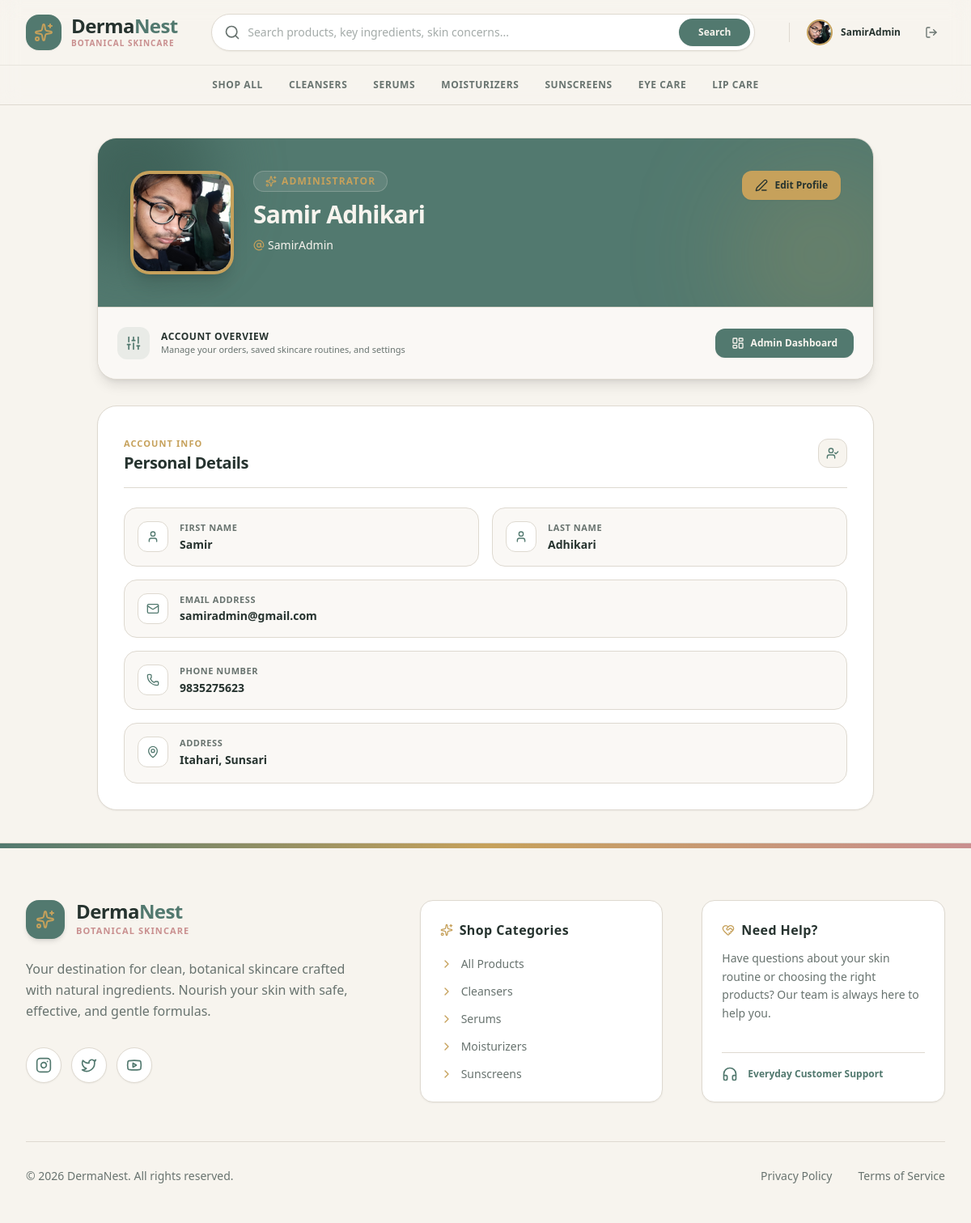
Screenshot of /profile/ (signed in) with the database file from the repository.
### dn_app/models.py (models this page shows, shortened)
class User(AbstractUser):
    phone = models.CharField(max_length=20, blank=True)
    address = models.TextField(blank=True)
    profile_picture = models.ImageField(upload_to='images/user/', blank=True, null=True)

### dn_app/views/profile_view.py (the view)
# urls.py: path('profile/', profile_view, name='profile'),
@login_required
def profile_view(request):
    return render(request, 'main/profile_page.html', {'user': request.user})

### dn_app/templates/main/profile_page.html (shortened to what this page needs)
<!DOCTYPE html>
<html lang="en">
<head>
    {% load static %}
    <link href="{% static 'css/styles.css' %}" rel="stylesheet" />
</head>
<body class="bg-[#F7F4EE] font-sans min-h-screen flex flex-col text-[#68736F] antialiased selection:bg-[#52796F] selection:text-white">
    {% include 'components/_navbar.html' %}
    <main class="flex-grow py-10 px-4 sm:px-6 lg:px-8 max-w-5xl mx-auto w-full">
        <div class="space-y-8">
            <div class="bg-[#FFFFFF] border border-[#DED9D0] rounded-3xl shadow-lg overflow-hidden">
                <div class="bg-[#52796F] p-6 sm:p-10 text-[#F7F4EE] relative overflow-hidden">
                    <div class="absolute -right-12 -bottom-12 w-56 h-56 bg-[#C6A15B]/20 rounded-full blur-3xl pointer-events-none"></div>
                    <div class="relative z-10 flex flex-col sm:flex-row items-center sm:items-start gap-6">
                        <div class="relative w-28 h-28 sm:w-32 sm:h-32 rounded-3xl bg-[#F7F4EE] border-4 border-[#C6A15B] shadow-xl overflow-hidden flex items-center justify-center text-[#52796F] shrink-0">
                            {% if user.profile_picture %}
                                <img src="{{ user.profile_picture.url }}" alt="{{ user.username }}" class="w-full h-full object-cover">
                            {% else %}
                                <i data-lucide="user" class="w-14 h-14 text-[#52796F]/60"></i>
                            {% endif %}
                        </div>
                        <div class="space-y-2.5 text-center sm:text-left flex-grow">
                            <div class="inline-flex items-center gap-1.5 px-3.5 py-1 rounded-full bg-[#F7F4EE]/10 border border-[#F7F4EE]/20 text-[#C6A15B] text-xs font-bold uppercase tracking-widest">
                                <i data-lucide="sparkles" class="w-3.5 h-3.5"></i>
                                <span>
                                    {% if user.is_staff %} Administrator {% else %} Skincare Member {% endif %}
                                </span>
                            </div>
                            <h1 class="text-2xl sm:text-3xl font-bold text-[#F7F4EE] tracking-tight">
                                {% if user.first_name or user.last_name %}
                                    {{ user.first_name }} {{ user.last_name }}
                                {% else %}
                                    {{ user.username|default:"Anonymous User" }}
                                {% endif %}
                            </h1>
                            <p class="text-xs sm:text-sm text-[#F7F4EE]/85 font-medium flex items-center justify-center sm:justify-start gap-1">
                                <i data-lucide="at-sign" class="w-3.5 h-3.5 text-[#C6A15B]"></i>
                                <span>{{ user.username|default:"member" }}</span>
                            </p>
                        </div>
                        <div class="flex flex-wrap items-center justify-center sm:justify-end gap-3 w-full sm:w-auto pt-2 sm:pt-0">
                            <a href="/profile/edit/" class="px-4 py-2.5 bg-[#C6A15B] hover:bg-[#C6A15B]/90 text-[#26332F] font-bold rounded-xl transition-all text-xs flex items-center gap-2 shadow-sm cursor-pointer">
                                <i data-lucide="edit-3" class="w-4 h-4"></i>
                                <span>Edit Profile</span>
                            </a>
                        </div>
                    </div>
                </div>
                <div class="p-4 sm:p-6 bg-[#F7F4EE]/60 border-t border-[#DED9D0] flex flex-col sm:flex-row items-center justify-between gap-4">
                    <div class="flex items-center gap-3.5">
                        <div class="w-10 h-10 rounded-xl bg-[#52796F]/10 flex items-center justify-center text-[#52796F] shrink-0">
                            <i data-lucide="sliders" class="w-5 h-5"></i>
                        </div>
                        <div>
                            <h3 class="text-xs font-bold text-[#26332F] uppercase tracking-wider">Account Overview</h3>
                            <p class="text-[11px] text-[#68736F]">Manage your orders, saved skincare routines, and settings</p>
                        </div>
                    </div>
                    {% if user.is_staff %}
                        <a href="/dashboard/admin/" class="w-full sm:w-auto px-5 py-2.5 bg-[#52796F] hover:bg-[#3F6259] text-[#F7F4EE] font-bold rounded-xl transition-all text-xs flex items-center justify-center gap-2 shadow-sm">
                            <i data-lucide="layout-dashboard" class="w-4 h-4"></i>
                            <span>Admin Dashboard</span>
                        </a>
                    {% else %}
                        <a href="/dashboard/" class="w-full sm:w-auto px-5 py-2.5 bg-[#52796F] hover:bg-[#3F6259] text-[#F7F4EE] font-bold rounded-xl transition-all text-xs flex items-center justify-center gap-2 shadow-sm">
                            <i data-lucide="layout-dashboard" class="w-4 h-4"></i>
                            <span>Go to Dashboard</span>
                        </a>
                    {% endif %}
                </div>
            </div>
            <div class="bg-[#FFFFFF] border border-[#DED9D0] rounded-3xl p-6 sm:p-8 shadow-sm space-y-6">
                <div class="border-b border-[#DED9D0] pb-4 flex items-center justify-between">
                    <div>
                        <span class="text-[11px] font-bold uppercase tracking-widest text-[#C6A15B]">Account Info</span>
                        <h2 class="text-xl font-bold text-[#26332F] tracking-tight">Personal Details</h2>
                    </div>
                    <div class="w-9 h-9 rounded-xl bg-[#F7F4EE] border border-[#DED9D0] flex items-center justify-center text-[#52796F]">
                        <i data-lucide="user-check" class="w-4 h-4"></i>
                    </div>
                </div>
                <div class="grid grid-cols-1 sm:grid-cols-2 gap-4">
                    <div class="bg-[#F7F4EE]/60 border border-[#DED9D0] p-4 rounded-2xl flex items-start gap-3.5">
                        <div class="p-2.5 rounded-xl bg-[#FFFFFF] border border-[#DED9D0] text-[#52796F] shrink-0">
                            <i data-lucide="user" class="w-4 h-4"></i>
                        </div>
                        <div>
                            <span class="text-[11px] font-bold uppercase tracking-wider text-[#68736F] block">First Name</span>
                            <p class="text-sm font-semibold text-[#26332F] mt-0.5">{{ user.first_name|default:"—" }}</p>
                        </div>
                    </div>
                    <div class="bg-[#F7F4EE]/60 border border-[#DED9D0] p-4 rounded-2xl flex items-start gap-3.5">
                        <div class="p-2.5 rounded-xl bg-[#FFFFFF] border border-[#DED9D0] text-[#52796F] shrink-0">
                            <i data-lucide="user" class="w-4 h-4"></i>
                        </div>
                        <div>
                            <span class="text-[11px] font-bold uppercase tracking-wider text-[#68736F] block">Last Name</span>
                            <p class="text-sm font-semibold text-[#26332F] mt-0.5">{{ user.last_name|default:"—" }}</p>
                        </div>
                    </div>
                    <div class="sm:col-span-2 bg-[#F7F4EE]/60 border border-[#DED9D0] p-4 rounded-2xl flex items-start gap-3.5">
                        <div class="p-2.5 rounded-xl bg-[#FFFFFF] border border-[#DED9D0] text-[#52796F] shrink-0">
                            <i data-lucide="mail" class="w-4 h-4"></i>
                        </div>
                        <div class="truncate">
                            <span class="text-[11px] font-bold uppercase tracking-wider text-[#68736F] block">Email Address</span>
                            <p class="text-sm font-semibold text-[#26332F] mt-0.5 truncate">{{ user.email|default:"user@dermanest.com" }}</p>
                        </div>
                    </div>
                    <div class="sm:col-span-2 bg-[#F7F4EE]/60 border border-[#DED9D0] p-4 rounded-2xl flex items-start gap-3.5">
                        <div class="p-2.5 rounded-xl bg-[#FFFFFF] border border-[#DED9D0] text-[#52796F] shrink-0">
                            <i data-lucide="phone" class="w-4 h-4"></i>
                        </div>
                        <div>
                            <span class="text-[11px] font-bold uppercase tracking-wider text-[#68736F] block">Phone Number</span>
                            <p class="text-sm font-semibold text-[#26332F] mt-0.5">{{ user.phone|default:"Not provided" }}</p>
                        </div>
                    </div>
                    <div class="sm:col-span-2 bg-[#F7F4EE]/60 border border-[#DED9D0] p-4 rounded-2xl flex items-start gap-3.5">
                        <div class="p-2.5 rounded-xl bg-[#FFFFFF] border border-[#DED9D0] text-[#52796F] shrink-0">
                            <i data-lucide="map-pin" class="w-4 h-4"></i>
                        </div>
                        <div>
                            <span class="text-[11px] font-bold uppercase tracking-wider text-[#68736F] block">Address</span>
                            <p class="text-sm font-semibold text-[#26332F] mt-0.5 whitespace-pre-line leading-relaxed">{{ user.address|default:"Not provided" }}</p>
                        </div>
                    </div>
                </div>
            </div>
        </div>
    </main>
    {% include 'components/_footer.html' %}
</body>
</html>

### dn_app/templates/components/_navbar.html (shortened to what this page needs)
<header class="sticky top-0 z-50 bg-[#F7F4EE]/98 backdrop-blur-md border-b border-[#DED9D0] font-sans">
  <div class="max-w-7xl mx-auto px-4 sm:px-6 lg:px-8">
    <div class="flex items-center justify-between h-20 gap-6">
      <a href="/" class="flex items-center gap-3 group shrink-0">
        <div class="w-11 h-11 rounded-2xl bg-[#52796F] text-[#FFFFFF] flex items-center justify-center shadow-sm group-hover:bg-[#3F6259] transition-all duration-300">
          <i data-lucide="sparkles" class="w-6 h-6 text-[#C6A15B]"></i>
        </div>
        <div class="flex flex-col">
          <span class="text-2xl font-bold tracking-tight text-[#26332F] leading-none">Derma<span class="text-[#52796F]">Nest</span></span>
          <span class="text-[10px] font-bold text-[#C98F8F] tracking-widest uppercase mt-0.5">Botanical Skincare</span>
        </div>
      </a>
      <div class="flex-1 max-w-2xl mx-4 hidden md:block">
        <form action="/products/" method="GET" class="relative group">
          <input type="text" name="search" value="{{ request.GET.search }}" placeholder="Search products, key ingredients, skin concerns..."
            class="w-full bg-[#FFFFFF] border border-[#DED9D0] rounded-full pl-11 pr-28 py-3 text-sm text-[#26332F] placeholder-[#68736F]/60 focus:outline-none focus:border-[#52796F] focus:ring-2 focus:ring-[#52796F]/20 shadow-sm transition-all">
          <div class="absolute inset-y-0 left-0 pl-4 flex items-center pointer-events-none text-[#68736F] group-focus-within:text-[#52796F]">
          </div>
          <button type="submit" class="absolute inset-y-1.5 right-1.5 px-6 bg-[#52796F] hover:bg-[#3F6259] text-[#F7F4EE] text-xs font-bold rounded-full flex items-center justify-center transition-all shadow-sm">
            Search
          </button>
        </form>
      </div>
      <div class="flex items-center gap-3 sm:gap-4 shrink-0">
        {% if user.is_authenticated %}
          <div class="flex items-center gap-2">
            <a href="/profile/" class="flex items-center gap-2.5 group p-1 pr-3 rounded-full hover:bg-[#FFFFFF] transition-all border border-transparent hover:border-[#DED9D0]">
              {% if user.profile_picture %}
                <img src="{{ user.profile_picture.url }}" alt="Profile" class="w-8 h-8 rounded-full object-cover border-2 border-[#C6A15B]">
              {% else %}
                <div class="w-8 h-8 rounded-full bg-[#F7F4EE] border-2 border-[#C6A15B] flex items-center justify-center text-[#52796F]">
                  <i data-lucide="user" class="w-4 h-4"></i>
                </div>
              {% endif %}
              <span class="text-xs font-bold hidden lg:block text-[#26332F] group-hover:text-[#52796F] transition-colors">{{ user.username }}</span>
            </a>
            <button type="button" onclick="openLogoutModal()" class="p-2 text-[#68736F] hover:text-[#B85C62] hover:bg-[#FFFFFF] rounded-full border border-transparent hover:border-[#DED9D0] transition-colors cursor-pointer" title="Log Out">
              <i data-lucide="log-out" class="w-4 h-4"></i>
            </button>
          </div>
        {% endif %}
      </div>
    </div>
  </div>
  <div class="border-t border-[#DED9D0]/60 bg-[#F7F4EE]/60 hidden md:block">
    <div class="max-w-7xl mx-auto px-4 sm:px-6 lg:px-8">
      <nav class="flex items-center justify-center gap-8 py-3 text-xs font-bold uppercase tracking-wider text-[#68736F]">
        <a href="/products/" class="whitespace-nowrap hover:text-[#52796F] transition-all py-1 relative after:absolute after:bottom-0 after:left-0 after:w-0 after:h-0.5 after:bg-[#52796F] hover:after:w-full after:transition-all">Shop All</a>
        <a href="/products/?category=cleanser" class="whitespace-nowrap hover:text-[#52796F] transition-all py-1 relative after:absolute after:bottom-0 after:left-0 after:w-0 after:h-0.5 after:bg-[#52796F] hover:after:w-full after:transition-all">Cleansers</a>
        <a href="/products/?category=serum" class="whitespace-nowrap hover:text-[#52796F] transition-all py-1 relative after:absolute after:bottom-0 after:left-0 after:w-0 after:h-0.5 after:bg-[#52796F] hover:after:w-full after:transition-all">Serums</a>
        <a href="/products/?category=moisturizer" class="whitespace-nowrap hover:text-[#52796F] transition-all py-1 relative after:absolute after:bottom-0 after:left-0 after:w-0 after:h-0.5 after:bg-[#52796F] hover:after:w-full after:transition-all">Moisturizers</a>
        <a href="/products/?category=sunscreen" class="whitespace-nowrap hover:text-[#52796F] transition-all py-1 relative after:absolute after:bottom-0 after:left-0 after:w-0 after:h-0.5 after:bg-[#52796F] hover:after:w-full after:transition-all">Sunscreens</a>
        <a href="/products/?category=eye_care" class="whitespace-nowrap hover:text-[#52796F] transition-all py-1 relative after:absolute after:bottom-0 after:left-0 after:w-0 after:h-0.5 after:bg-[#52796F] hover:after:w-full after:transition-all">Eye Care</a>
        <a href="/products/?category=lip_care" class="whitespace-nowrap hover:text-[#52796F] transition-all py-1 relative after:absolute after:bottom-0 after:left-0 after:w-0 after:h-0.5 after:bg-[#52796F] hover:after:w-full after:transition-all">Lip Care</a>
      </nav>
    </div>
  </div>
</header>

### rows the page displays
User: profile_picture (picture), username "SamirAdmin", first_name "Samir", last_name "Adhikari", email "samiradmin@gmail.com", phone "9835275623", address "Itahari, Sunsari"
